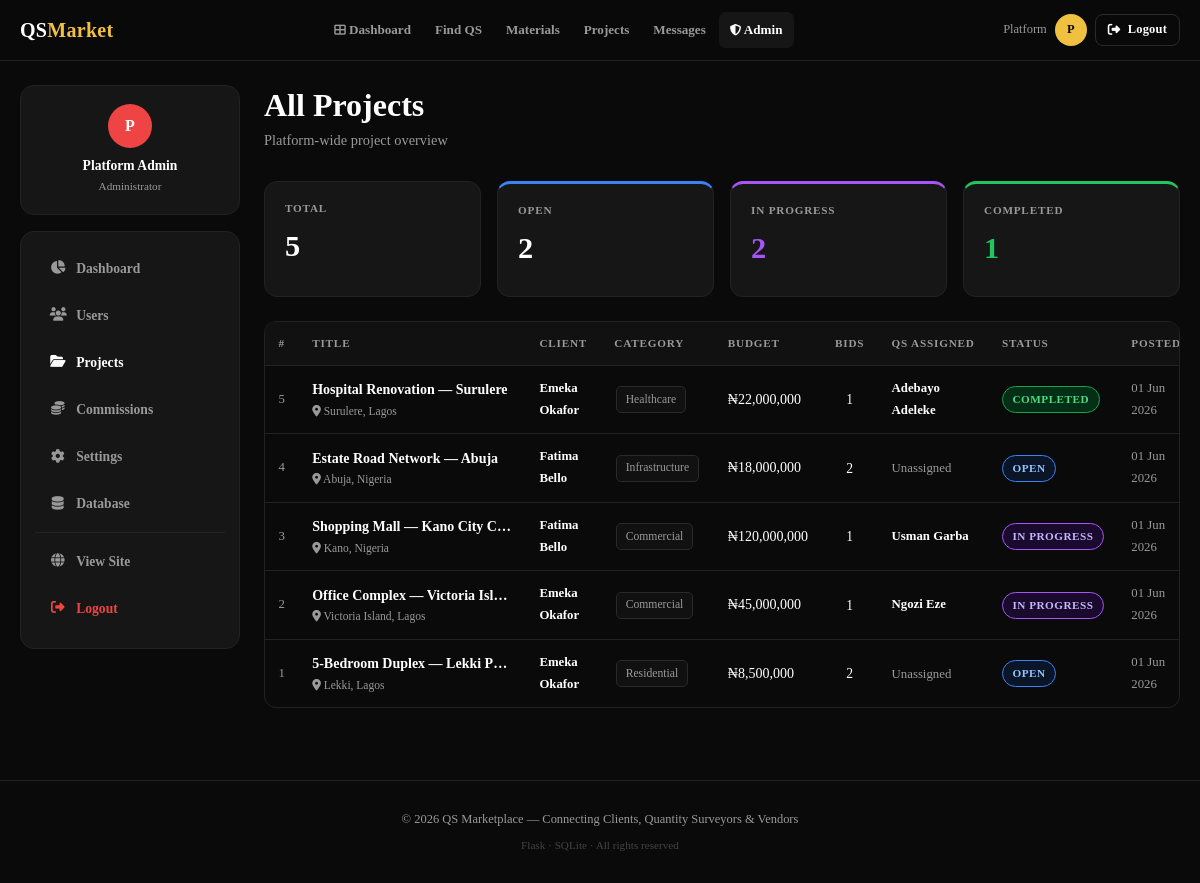
Screenshot of /admin/projects (signed in) with the database file from the repository.
### app.py (models this page shows, shortened)
class User(UserMixin, db.Model):
    __tablename__ = 'users'
    id            = db.Column(db.Integer, primary_key=True)
    email         = db.Column(db.String(150), unique=True, nullable=False)
    password_hash = db.Column(db.String(255), nullable=False)
    role          = db.Column(db.String(20), nullable=False)   # admin/client/qs/vendor
    first_name    = db.Column(db.String(80))
    last_name     = db.Column(db.String(80))
    phone         = db.Column(db.String(30))
    location      = db.Column(db.String(120))
    bio           = db.Column(db.Text)
    avatar        = db.Column(db.String(200), default='default.png')
    status        = db.Column(db.String(20), default='pending')  # pending/active/suspended
    verified      = db.Column(db.Boolean, default=False)
    joined_at     = db.Column(db.DateTime, default=datetime.utcnow)
    last_login    = db.Column(db.DateTime)
    company_name      = db.Column(db.String(150))
    specialization    = db.Column(db.String(200))
    years_experience  = db.Column(db.Integer)
    certifications    = db.Column(db.Text)
    hourly_rate       = db.Column(db.Float)
    projects_posted   = db.relationship('Project', foreign_keys='Project.client_id', backref='client', lazy=True)
    bids              = db.relationship('Bid', backref='qs_user', lazy=True)
    materials         = db.relationship('Material', backref='vendor', lazy=True)
    sent_messages     = db.relationship('Message', foreign_keys='Message.sender_id', backref='sender', lazy=True)
    transactions      = db.relationship('Transaction', foreign_keys='Transaction.user_id', backref='user', lazy=True)
    @property
    def full_name(self): return f"{self.first_name or ''} {self.last_name or ''}".strip() or self.email

class Project(db.Model):
    __tablename__ = 'projects'
    id          = db.Column(db.Integer, primary_key=True)
    client_id   = db.Column(db.Integer, db.ForeignKey('users.id'), nullable=False)
    title       = db.Column(db.String(200), nullable=False)
    description = db.Column(db.Text)
    location    = db.Column(db.String(120))
    budget      = db.Column(db.Float)
    deadline    = db.Column(db.Date)
    category    = db.Column(db.String(80))
    status      = db.Column(db.String(30), default='open')  # open/in_progress/completed/cancelled
    created_at  = db.Column(db.DateTime, default=datetime.utcnow)
    assigned_qs = db.Column(db.Integer, db.ForeignKey('users.id'))
    bids        = db.relationship('Bid', backref='project', lazy=True)
    transactions= db.relationship('Transaction', backref='project', lazy=True)

### app.py (the view)
@app.route('/admin/projects')
@login_required
@admin_required
def admin_projects():
    projects = Project.query.order_by(Project.created_at.desc()).all()
    return render_template('admin/projects.html', projects=projects)

### app.py (called while the page is built)
@login_manager.user_loader
def load_user(uid): return User.query.get(int(uid))

def unread_count():
    if current_user.is_authenticated:
        return Message.query.filter_by(receiver_id=current_user.id, read=False).count()
    return 0

@app.context_processor
def inject_globals():
    return dict(unread=unread_count, now=datetime.utcnow())

def admin_required(f):
    from functools import wraps
    @wraps(f)
    def decorated(*args, **kwargs):
        if not current_user.is_authenticated or current_user.role != 'admin':
            flash('Admin access required.', 'error')
            return redirect(url_for('login'))
        return f(*args, **kwargs)
    return decorated

### templates/admin/projects.html (shortened to what this page needs)
{% extends 'admin/base_admin.html' %}
{% block admin_content %}
<div class="page-header">
  <h1>All Projects</h1>
  <p>Platform-wide project overview</p>
</div>
{% set open_p = projects | selectattr('status','eq','open') | list %}
{% set inprog_p = projects | selectattr('status','eq','in_progress') | list %}
{% set done_p = projects | selectattr('status','eq','completed') | list %}
<div class="grid-4 mb-3">
  <div class="stat"><div class="stat-label">Total</div><div class="stat-value">{{ projects|length }}</div></div>
  <div class="stat stat-blue"><div class="stat-label">Open</div><div class="stat-value">{{ open_p|length }}</div></div>
  <div class="stat" style="border-top:3px solid var(--purple);"><div class="stat-label">In Progress</div><div class="stat-value" style="color:var(--purple);">{{ inprog_p|length }}</div></div>
  <div class="stat stat-green"><div class="stat-label">Completed</div><div class="stat-value" style="color:var(--green);">{{ done_p|length }}</div></div>
</div>
{% if projects %}
<div class="table-wrap">
  <table>
    <thead>
      <tr>
        <th>#</th>
        <th>Title</th>
        <th>Client</th>
        <th>Category</th>
        <th>Budget</th>
        <th>Bids</th>
        <th>QS Assigned</th>
        <th>Status</th>
        <th>Posted</th>
      </tr>
    </thead>
    <tbody>
      {% for p in projects %}
      <tr>
        <td style="color:var(--grey);font-size:0.8rem;">{{ p.id }}</td>
        <td>
          <div style="font-weight:600;font-size:0.875rem;max-width:200px;white-space:nowrap;overflow:hidden;text-overflow:ellipsis;">{{ p.title }}</div>
          {% if p.location %}<div style="font-size:0.72rem;color:var(--grey);"><i class="fa fa-map-marker-alt"></i> {{ p.location }}</div>{% endif %}
        </td>
        <td>
          <div style="font-size:0.8rem;font-weight:600;">{{ p.client.full_name if p.client else '—' }}</div>
        </td>
        <td><span class="tag">{{ p.category or '—' }}</span></td>
        <td style="font-size:0.875rem;">{% if p.budget %}₦{{ '{:,.0f}'.format(p.budget) }}{% else %}—{% endif %}</td>
        <td style="text-align:center;">{{ p.bids|length }}</td>
        <td>
          {% if p.assigned_qs %}
          {% set qs = p.bids | selectattr('qs_id', 'eq', p.assigned_qs) | first %}
          <div style="font-size:0.8rem;font-weight:600;">
            {{ qs.qs_user.full_name if qs else ('QS #' ~ p.assigned_qs) }}
          </div>
          {% else %}
          <span style="color:var(--grey);font-size:0.8rem;">Unassigned</span>
          {% endif %}
        </td>
        <td><span class="badge badge-{{ p.status }}">{{ p.status.replace('_',' ') }}</span></td>
        <td style="font-size:0.8rem;color:var(--grey);">{{ p.created_at.strftime('%d %b %Y') }}</td>
      </tr>
      {% endfor %}
    </tbody>
  </table>
</div>
{% else %}
<div class="card"><div class="empty"><i class="fa fa-folder-open"></i><p>No projects on the platform yet.</p></div></div>
{% endif %}
{% endblock %}

### templates/admin/base_admin.html (shortened to what this page needs)
{% extends 'base.html' %}
{% block content %}
<div class="admin-wrap">
  <aside class="admin-sidebar">
    <div class="card card-sm mb-2" style="text-align:center;padding:1.1rem;">
      <div style="width:44px;height:44px;border-radius:50%;background:var(--red);color:#fff;display:flex;align-items:center;justify-content:center;font-weight:800;font-size:1rem;margin:0 auto 0.4rem;">
        {{ (current_user.first_name or 'A')[0].upper() }}
      </div>
      <div style="font-weight:700;font-size:0.85rem;">{{ current_user.full_name }}</div>
      <div style="font-size:0.7rem;color:var(--grey);">Administrator</div>
    </div>
    <nav class="sidebar-nav card card-sm">
      <a href="{{ url_for('admin_dashboard') }}"
         {% if request.endpoint=='admin_dashboard' %}class="active"{% endif %}>
        <i class="fa fa-chart-pie"></i> Dashboard
      </a>
      <a href="{{ url_for('admin_users') }}"
         {% if request.endpoint=='admin_users' %}class="active"{% endif %}>
        <i class="fa fa-users"></i> Users
      </a>
      <a href="{{ url_for('admin_projects') }}"
         {% if request.endpoint=='admin_projects' %}class="active"{% endif %}>
        <i class="fa fa-folder-open"></i> Projects
      </a>
      <a href="{{ url_for('admin_transactions') }}"
         {% if request.endpoint=='admin_transactions' %}class="active"{% endif %}>
        <i class="fa fa-coins"></i> Commissions
      </a>
      <a href="{{ url_for('admin_settings') }}"
         {% if request.endpoint=='admin_settings' %}class="active"{% endif %}>
        <i class="fa fa-cog"></i> Settings
      </a>
      <a href="{{ url_for('admin_database') }}"
         style="{% if request.endpoint=='admin_database' %}color:var(--red)!important;{% endif %}">
        <i class="fa fa-database"></i> Database
      </a>
      <hr style="border:none;border-top:1px solid var(--border);margin:0.4rem 0;">
      <a href="{{ url_for('index') }}">
        <i class="fa fa-globe"></i> View Site
      </a>
      <a href="{{ url_for('logout') }}" style="color:var(--red)!important;">
        <i class="fa fa-sign-out-alt"></i> Logout
      </a>
    </nav>
  </aside>
  <main style="min-width:0;overflow:hidden;">
    {% block admin_content %}{% endblock %}
  </main>
</div>
{% endblock %}

### templates/base.html (shortened to what this page needs)
<!DOCTYPE html>
<html lang="en">
<head>
<link rel="stylesheet" href="https://cdnjs.cloudflare.com/ajax/libs/font-awesome/6.5.0/css/all.min.css">
</head>
<body>
<nav class="navbar">
  <div class="nav-inner">
    <a href="{{ url_for('index') }}" class="nav-logo">QS<span>Market</span></a>
    <div class="nav-links">
      {% if current_user.is_authenticated %}
      <a href="{{ url_for('dashboard') }}"
         {% if request.endpoint in ['dashboard','admin_dashboard'] %}class="active"{% endif %}>
        <i class="fa fa-th-large" style="font-size:0.72rem;"></i> Dashboard
      </a>
      {% endif %}
      <a href="{{ url_for('qs_directory') }}"
         {% if request.endpoint=='qs_directory' %}class="active"{% endif %}>Find QS</a>
      <a href="{{ url_for('materials') }}"
         {% if request.endpoint=='materials' %}class="active"{% endif %}>Materials</a>
      {% if current_user.is_authenticated %}
      <a href="{{ url_for('projects') }}"
         {% if request.endpoint in ['projects','project_detail','new_project'] %}class="active"{% endif %}>Projects</a>
      <a href="{{ url_for('messages') }}"
         {% if request.endpoint=='messages' %}class="active"{% endif %}>
        Messages{% set u=unread() %}{% if u>0 %}<span class="nav-badge">{{u}}</span>{% endif %}
      </a>
      {% if current_user.role=='admin' %}
      <a href="{{ url_for('admin_dashboard') }}"
         {% if 'admin' in (request.endpoint or '') %}class="active"{% endif %}>
        <i class="fa fa-shield-alt" style="font-size:0.72rem;"></i> Admin
      </a>
      {% endif %}
      {% endif %}
    </div>
    <div class="nav-user">
      {% if current_user.is_authenticated %}
      <span class="nav-name">{{ current_user.first_name or current_user.email.split('@')[0] }}</span>
      <a href="{{ url_for('profile') }}" class="nav-avatar" title="My Profile">
        {{ (current_user.first_name or current_user.email)[0].upper() }}
      </a>
      <a href="{{ url_for('logout') }}" class="btn btn-outline btn-sm" id="desk-logout">
        <i class="fa fa-sign-out-alt"></i> Logout
      </a>
      {% else %}
      <a href="{{ url_for('login') }}"    class="btn btn-outline btn-sm">Login</a>
      <a href="{{ url_for('register') }}" class="btn btn-primary btn-sm">Register</a>
      {% endif %}
    </div>
  </div>
</nav>
{% block content %}{% endblock %}
<footer>
  <div>© 2026 QS Marketplace — Connecting Clients, Quantity Surveyors &amp; Vendors</div>
  <div style="margin-top:0.35rem;opacity:0.4;font-size:0.7rem;">Flask · SQLite · All rights reserved</div>
</footer>
</body>
</html>

### rows the page displays
User: first_name "Platform", first_name "P", full_name "Platform Admin"
Project: id "5", title "Hospital Renovation — Surulere", location "Surulere, Lagos", client "Emeka Okafor", category "Healthcare", budget "22,000,000", bids|length "1", status.replace "COMPLETED", created_at "01 Jun 2026"
User: qs_user "Adebayo Adeleke"
Project: id "4", title "Estate Road Network — Abuja", location "Abuja, Nigeria", client "Fatima Bello", category "Infrastructure", budget "18,000,000", bids|length "2", shows "Unassigned", status.replace "OPEN", created_at "01 Jun 2026"
Project: id "3", title "Shopping Mall — Kano City C…", location "Kano, Nigeria", client "Fatima Bello", category "Commercial", budget "120,000,000", bids|length "1", status.replace "IN PROGRESS", created_at "01 Jun 2026"
User: qs_user "Usman Garba"
Project: id "2", title "Office Complex — Victoria Isl…", location "Victoria Island, Lagos", client "Emeka Okafor", category "Commercial", budget "45,000,000", bids|length "1", status.replace "IN PROGRESS", created_at "01 Jun 2026"
User: qs_user "Ngozi Eze"
Project: id "1", title "5-Bedroom Duplex — Lekki P…", location "Lekki, Lagos", client "Emeka Okafor", category "Residential", budget "8,500,000", bids|length "2", shows "Unassigned", status.replace "OPEN", created_at "01 Jun 2026"

### other values shown
{{ projects|length }} "5"
{{ open_p|length }} "2"
{{ inprog_p|length }} "2"
{{ done_p|length }} "1"
